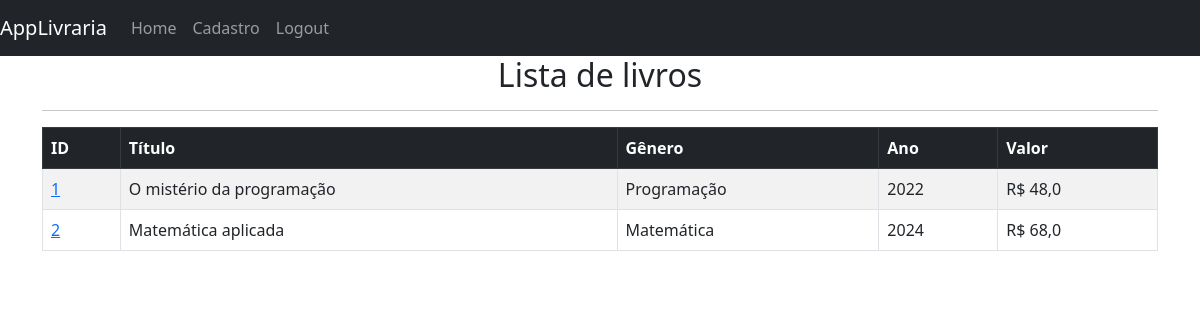
The app's page / (signed in), older data.
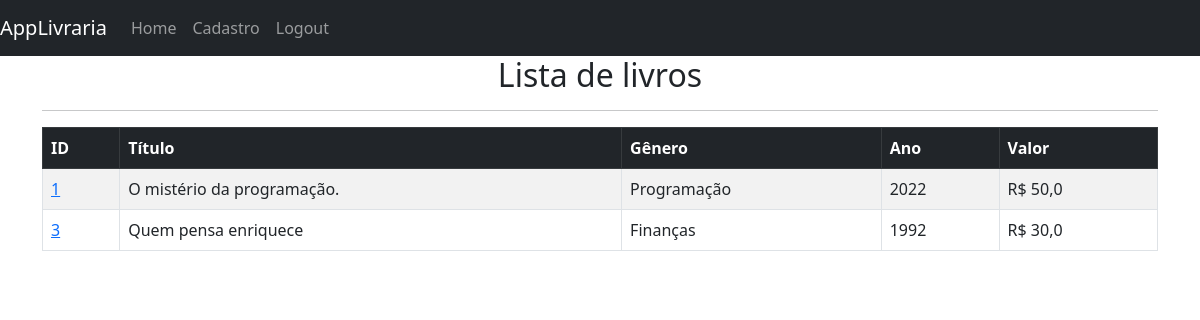
The same page, newer data.
### livraria/models.py (models this page shows, shortened)
class Book(models.Model):
    created_at=models.DateTimeField(auto_now_add=True) # data de criação do casdastro.
    title=models.CharField(max_length=50)
    description=models.CharField(max_length=200)
    year=models.IntegerField()
    genre=models.CharField(max_length=30)
    value=models.FloatField()

### livraria/views.py (the view)
# urls.py: 2. Add a URL to urlpatterns:  path('', views.home, name='home')
def home(request):
    books=Book.objects.all() # listar todos os livros (objetos) cadastrados.
    if request.method=="POST": # Se o método request for post, valide login e senha, se não retorne a página home.
        username=request.POST['usuario']
        password=request.POST['senha']
        user=authenticate(
            request,
            username=username,
            password=password
        )
        if user is not None: # condição após a validação
            login(request,user)
            messages.success(request,"Login realizado com sucesso!") # mensagem de confirmação de login
            return redirect('home')
        else:
            messages.error(request,"Erro na autenticação. Tente novamente!") # mensagem de erro de login
            return redirect('home')
    else:
        return render(request,'home.html',{'books':books})

### livraria/templates/home.html (shortened to what this page needs)
{%extends 'base.html' %}
{%block content%}
    {% if user.is_authenticated %}
        <h2 class="text-center">Lista de livros</h2>
        <hr>
        <table class="table table-striped table-bordered table-hover ">
            <thead class="table-dark">
                <tr>
                    <th>ID</th>
                    <th>Título</th>
                    <th>Gênero</th>
                    <th>Ano</th>
                    <th>Valor</th>
                </tr>
            </thead>
            <tbody>
                {% if books %}
                    {%for book in books%}
                        <tr>
                            <td><a href="{% url 'book' book.id %}">{{book.id}}</a></td>
                            <td>{{book.title}}</td>
                            <td>{{book.genre}}</td>
                            <td>{{book.year}}</td>
                            <td>R$ {{book.value}}</td>
                        </tr>
                    {%endfor%}
                {%endif%}
            </tbody>
        </table>
    {%endif%}
{%endblock%}

### livraria/templates/base.html (shortened to what this page needs)
<!doctype html>
<html lang="en">
  <head>
    <link href="https://cdn.jsdelivr.net/npm/bootstrap@5.0.2/dist/css/bootstrap.min.css" rel="stylesheet">
  </head>
  <body>
    {%include 'navbar.html'%}
    <div class="container">
      {%block content%}
      {%endblock%}
    </div>
  </body>
</html>

### livraria/templates/navbar.html (shortened to what this page needs)
<nav class="navbar navbar-expand-lg navbar-dark bg-dark">
    <a class="navbar-brand" href="{%url 'home'%}">AppLivraria</a>
    <div class="collapse navbar-collapse" id="navbarSupportedContent">
      <ul class="navbar-nav mr-auto">
        <li class="nav-item active">
          <a class="nav-link" href="{%url 'home'%}">Home </a>
        </li>
        {%if user.is_authenticated%}
          <li class="nav-item">
            <a class="nav-link" href="{% url 'add_book'%}">Cadastro</a>
          </li>
          <li class="nav-item">
            <a class="nav-link" href="{% url 'logout'%}">Logout</a>
          </li>
        {%endif%}
      </ul>
    </div>
  </nav>

Row changes from the older to the newer data that the page shows:
removed Book: id "2", title "Matemática aplicada", genre "Matemática", year "2024", value "68,0"
changed Book "Programação": title "O mistério da programação" → "O mistério da programação."; value "48,0" → "50,0"
added Book: id "3", title "Quem pensa enriquece", genre "Finanças", year "1992", value "30,0"
